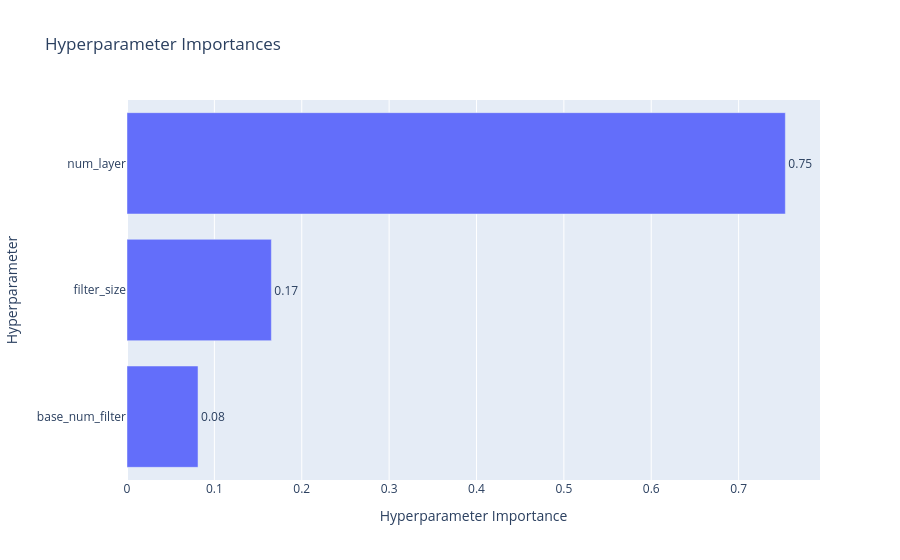

Notebook code cell kept with this figure:
### Code cell
optuna.visualization.plot_param_importances(study)

### Figure 1 — Plotly figure (JSON) as saved in the notebook; plotly's stock layout.template omitted (floating-point values rounded to 4 significant figures)
{"data": [{"cliponaxis": false, "hovertemplate": ["base_num_filter (CategoricalDistribution): 0.08128290383849407<extra></extra>", "filter_size (CategoricalDistribution): 0.16522706535808576<extra></extra>", "num_layer (CategoricalDistribution): 0.7534900308034203<extra></extra>"], "name": "Objective Value", "orientation": "h", "text": ["0.08", "0.17", "0.75"], "textposition": "outside", "type": "bar", "x": [0.08128, 0.1652, 0.7535], "y": ["base_num_filter", "filter_size", "num_layer"]}], "layout": {"title": {"text": "Hyperparameter Importances"}, "xaxis": {"title": {"text": "Hyperparameter Importance"}}, "yaxis": {"title": {"text": "Hyperparameter"}}}}
